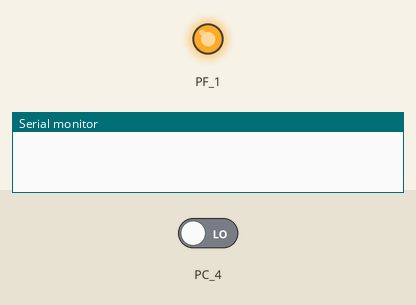
Bench run of a sketch on a simulated TI Tiva C LaunchPad. Shown: output pins drawn as LEDs (lit = HIGH), the last lines printed to the serial monitor. The test bench sets the inputs (shaded band); at power-on: PC_4 LOW.

Above: at 4.8 s.
4.9 s: PC_4 driven HIGH
At 7.2 s:
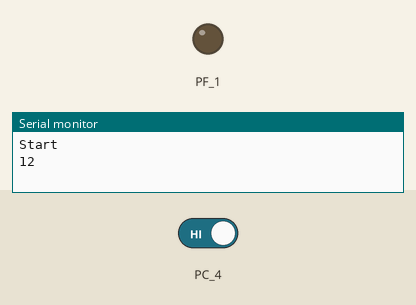
Timing chart, 0 to 8.7 s (numbered marks = the images above; inputs shaded):
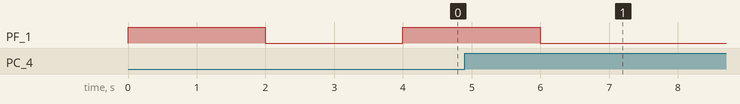

The sketch:

button_loop1-3.ino
```cpp
// Demo illustrating blinking led and reading of button.
// Led is finally turned off when button is pressed.

// define port for led output
const uint8_t LedPortOut = RED_LED;
// define pin for button input
const uint8_t ButtonPinIn = PC_4;
// define delay for blinking in ms
const uint32_t Delay = 2000;

//! LED handling class. Has disable() function for emergency stop.
//! Parameter (in): PORT_NB (output port for connected led)
template <const uint8_t PORT_NB>
class TLed {
  public:
  //! Constructor takes state (HIGH, LOW) only if given.
  //! Defaults: value for state = LOW, and is not disabled.
  TLed(const uint8_t f_ledState = LOW) : m_ledState(f_ledState), m_disabled(false) {
    // led is always output
    pinMode(PORT_NB, OUTPUT);
    // set led to default state
    digitalWrite(PORT_NB, m_ledState);
  }

  //! If this led is disable, nothing happens, otherwise
  //! toggles state of led (from HIGH to LOW or from LOW to HIGH).
  void toggle() {
    if (m_disabled) {
      // somehow no longer active
      return;
    }
    // toggle state
    if (m_ledState == LOW) {
      m_ledState = HIGH;
    } else {
      m_ledState = LOW;
    }
    // set led to current state
    digitalWrite(PORT_NB, m_ledState);
  }

  //! Turn led finally off (emergency stop), state is set LOW, functionality off.
  void off() {
    m_disabled = true;
    m_ledState = LOW;
    // set led to current state
    digitalWrite(PORT_NB, m_ledState);
  }
  private:
  // current state of led
  uint8_t m_ledState;
  // disable flag (on if led is finally turned off)
  bool m_disabled;
};

//....TODO: INSERT CODE FOR CLASS TBUTTON....
template <const uint8_t PORT_NB>
class TButton {
  public:
  TButton(const uint8_t f_btnState = LOW) : m_btnState(f_btnState) {
    pinMode(PORT_NB, INPUT);
  }

  uint8_t state() {
    m_btnState = digitalRead(PORT_NB);
    return m_btnState;
  }
  private:
  uint8_t m_btnState;
};


// global instances for led output
TLed<LedPortOut> Led;
// and for button pin
TButton<ButtonPinIn> Button;
unsigned long time1, time2, time;

void setup() {
  Serial.begin(9600);
}

void loop() {
  if(Button.state() == HIGH) {
    Serial.println("Start");
    time1 = micros();
    Led.off();
    time2 = micros();
    time = time2 - time1;
    Serial.println(time);
  } else {
    Led.toggle();
  }
  delay(Delay);
}
```

Measured:
- after the input at 4.9 s, PF_1: goes on until 6.0 s, then stays LOW
